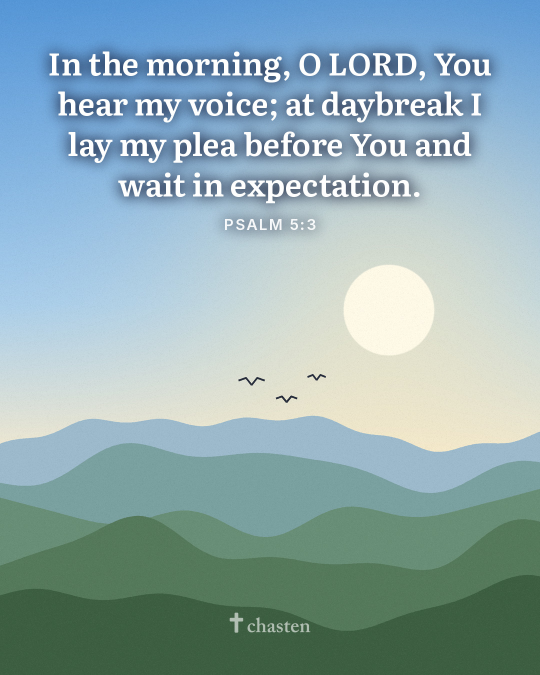
#> input picture morning/2026-10-09/10.jpg, 1080 x 1350 px (shown at 1/2 size)
$ python -i common.py   (imports and definitions only)
#> lines starting #> are read from the running program, lines starting #| are printed output that depends on the picture; pictures that were not available may be replaced by others from this repository, and a replacement may not be noted
"""
Shared drawing for the 7 AM interactive formats and the reel.

Everything here is drawn in code so Scripture is set in real type, word for
word, never painted by an image model. Colours are the app's tokens
(design/tokens/tokens.json in chasten-bible-app); type is Literata for
Scripture and headlines, Caveat for the handwritten notes, Inter for labels.
"""

import math
import os
import random

import numpy as np
from PIL import Image, ImageDraw, ImageFilter, ImageFont

TOOLS = os.path.dirname(os.path.dirname(os.path.abspath(__file__)))
ROOT = os.path.dirname(TOOLS)
FONT_DIR = os.path.join(TOOLS, "assets", "fonts")
IMG_DIR = os.path.join(TOOLS, "assets", "img")
ART_DIR = os.path.join(TOOLS, "assets", "art")
BG_DIR = os.path.join(ROOT, "studio", "bg")

W, H = 1080, 1350          # Instagram portrait post
RW, RH = 1080, 1920        # Reel

# ---------------------------------------------------------------- colour
PAPER = (250, 246, 238)    # color.light.bg
SHEET = (253, 250, 243)    # color.light.sheet
INK = (43, 36, 28)         # color.light.ink
SUB = (143, 131, 113)      # color.light.sub
FAINT = (188, 176, 154)    # color.light.faint
GOLD = (198, 138, 46)      # color.light.accent
GOLD_DARK = (220, 168, 78)  # color.dark.accent
HEART = (190, 75, 51)      # color.light.heart

# The app's manuscript hues (color.light.cat*): rich, warm, never neon.
HUES = {
    "gold": (198, 138, 46),
    "clay": (176, 101, 65),
    "heart": (190, 75, 51),
    "plum": (138, 107, 166),
    "teal": (78, 141, 133),
    "blue": (91, 128, 172),
    "green": (122, 145, 80),
}

# Highlight washes (color.highlight.*.lightFill / dot)
WASH = {
    "amber": ((241, 223, 168), (223, 182, 92)),
    "apricot": ((247, 223, 194), (224, 164, 104)),
    "rose": ((242, 218, 210), (220, 163, 145)),
    "sky": ((214, 228, 234), (146, 183, 200)),
    "sage": ((222, 231, 200), (169, 189, 127)),
    "lavender": ((227, 220, 239), (175, 161, 210)),
    "blush": ((246, 217, 224), (223, 160, 180)),
    "teal": ((210, 230, 225), (133, 188, 175)),
}


def hexrgb(h):
    h = h.lstrip("#")
    return tuple(int(h[i:i + 2], 16) for i in (0, 2, 4))


def mix(a, b, t):
    return tuple(int(round(a[i] + (b[i] - a[i]) * t)) for i in range(len(a)))


def with_alpha(rgb, a):
    return tuple(rgb[:3]) + (int(round(255 * a)),)


# ------------------------------------------------------------------ fonts
FACES = {
    "serif": "Literata_400Regular.ttf",
    "serif-i": "Literata_400Regular_Italic.ttf",
    "serif-md": "Literata_500Medium.ttf",
    "serif-md-i": "Literata_500Medium_Italic.ttf",
    "serif-sb": "Literata_600SemiBold.ttf",
    "serif-sb-i": "Literata_600SemiBold_Italic.ttf",
    "serif-b": "Literata_700Bold.ttf",
    "hand": "Caveat_600SemiBold.ttf",
    "hand-b": "Caveat_700Bold.ttf",
    "sans": "Inter_400Regular.ttf",
    "sans-md": "Inter_500Medium.ttf",
    "sans-sb": "Inter_600SemiBold.ttf",
    "sans-b": "Inter_700Bold.ttf",
}
_fonts = {}


# [151 lines left out: functions font, width, wrap, fit, draw_tracked, text_block and 6 more, not called in this run]


# ---------------------------------------------------------------- marks
def wordmark(variant="black", width_px=200, opacity=0.4):
    wm = Image.open(os.path.join(IMG_DIR, f"wordmark-{variant}.png")).convert("RGBA")
    h = int(round(width_px * wm.height / wm.width))
    wm = wm.resize((width_px, h), Image.LANCZOS)
    wm.putalpha(wm.split()[3].point(lambda v: int(v * opacity)))
    return wm


def footer(im, dark=False, pad_x=84, pad_bottom=70, opacity=None, domain=True):
    """Wordmark bottom left, chasten.ai bottom right on its baseline (the share
    card's footer, a touch smaller so it never competes with the format)."""
    wm = wordmark("white" if dark else "black", 210, opacity or (0.55 if dark else 0.36))
    y = im.height - pad_bottom - wm.height
    im.alpha_composite(wm, (pad_x, y))
    if domain:
        bbox = wm.split()[3].point(lambda v: 255 if v > 90 else 0).getbbox()
        base = y + (bbox[3] if bbox else wm.height)
        layer = Image.new("RGBA", im.size, (0, 0, 0, 0))
        f = font("sans-sb", 28)
        col = (255, 255, 255) if dark else INK
        draw_tracked(ImageDraw.Draw(layer), (im.width - pad_x, base), "chasten.ai", f,
                     with_alpha(col, 0.62 if dark else 0.4), 1.1, anchor="rs")
        im.alpha_composite(layer)
    return im


# [28 lines left out: functions arrow, save, not called in this run]


def seeded(seed):
    return random.Random(seed)

>>> import cv2
>>> picture = cv2.imread('../../morning/2026-10-09/10.jpg', cv2.IMREAD_GRAYSCALE)
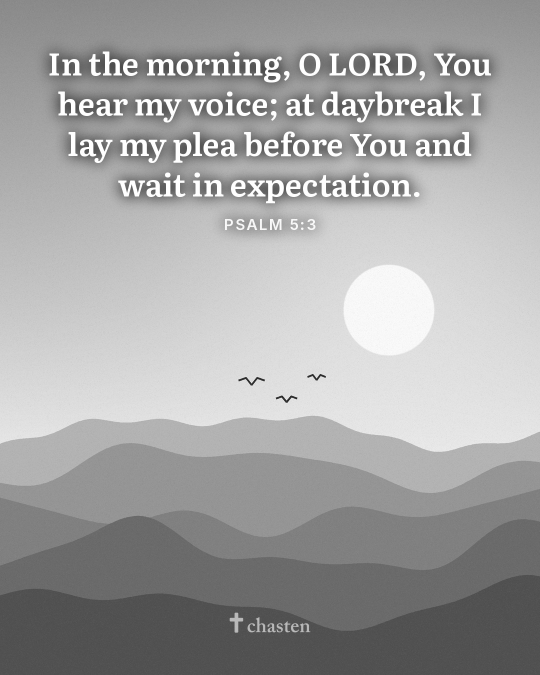
#> picture: shape (1350, 1080) (shown at 1/2 size); min 12, max 255, mean 163
>>> result = footer(picture)
#> in wordmark, `wm = wm.resize((width_px, h), Image.LANCZOS)`:
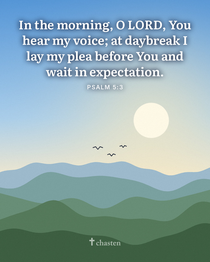
#> wm: PIL image 210x262 RGBA; mean R, G, B, A 142.8, 170.9, 175, 255
#> in wordmark, `wm.putalpha(wm.split()[3].point(lambda v: int(v * opacity)))`:
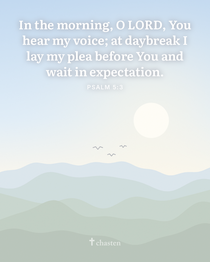
#> wm: PIL image 210x262 RGBA; mean R, G, B, A 142.8, 170.9, 175, 91; transparent parts drawn white
#> (the run stopped early here; a loop or call above may not have finished)

$ run again, on morning/2026-10-09/3.jpg
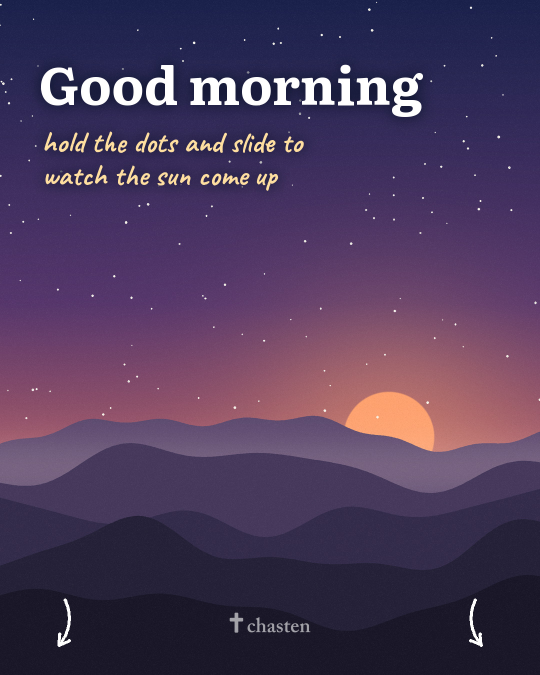
#> input picture morning/2026-10-09/3.jpg, 1080 x 1350 px (shown at 1/2 size)
#> `picture = cv2.imread('../../morning/2026-10-09/10.jpg', cv2.IMREAD_GRA..`:
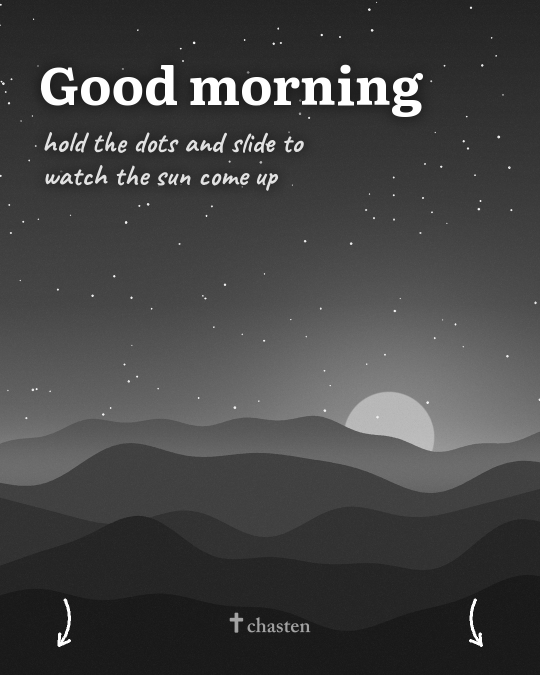
#> picture: shape (1350, 1080) (shown at 1/2 size); min 15, max 255, mean 67.2
#> in wordmark, `wm.putalpha(wm.split()[3].point(lambda v: int(v * opacity)))`:
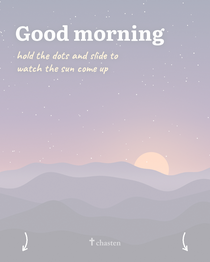
#> wm: PIL image 210x262 RGBA; mean R, G, B, A 76.5, 57.7, 90.1, 91; transparent parts drawn white
